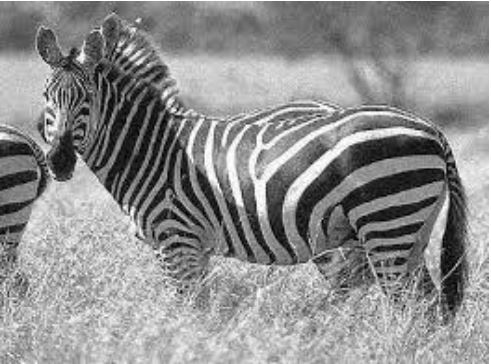
#> input picture Programa 2/Cebra.jpg, 491 x 364 px
$ python programa2.py
#> lines starting #> are read from the running program, lines starting #| are printed output that depends on the picture; after the words box and inside, x2 and y2 are one past the last pixel; in counts of white or black regions, pixels touching at a corner belong together
import cv2
from cv2 import data
import numpy as np
from PIL import Image

src = cv2.imread('Cebra.jpg')
#> src is the input picture: shape (364, 491, 3); min 0, max 255, mean 142.1
src = cv2.fastNlMeansDenoisingColored(src, None, 10,10,7,21)
gray = cv2.cvtColor(src, cv2.COLOR_BGR2GRAY)
gray = cv2.GaussianBlur(gray,(7,7),3)
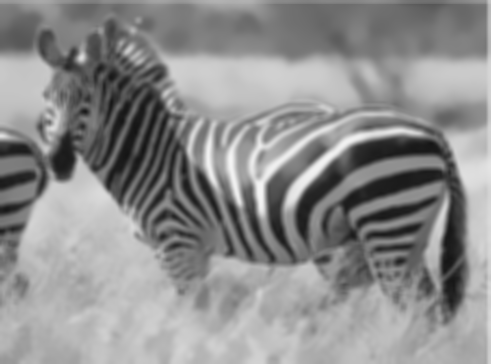
#> gray: shape (364, 491); min 20, max 244, mean 141.4

t, dst = cv2.threshold(gray, 0, 255, cv2.THRESH_BINARY | cv2.THRESH_TRIANGLE)
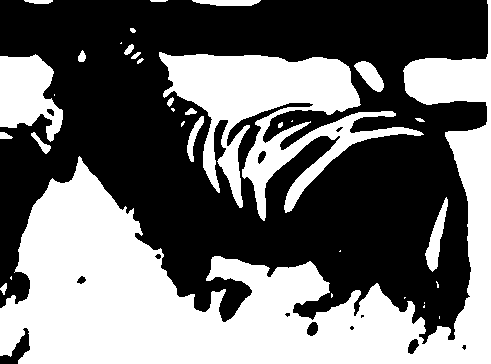
#> dst: shape (364, 491); 43.4% white; 34 white regions (13 under 20 px)
#> t = 160
contours, _ = cv2.findContours(dst, cv2.RETR_TREE, cv2.CHAIN_APPROX_SIMPLE)
#> contours = 45 contours, 20 with area under 20; largest, box (x1, y1, x2, y2) and area: (0, 0, 491, 364) 53712, (159, 52, 424, 221) 15869, (0, 54, 63, 142) 3514, (425, 197, 448, 272) 604, (354, 61, 384, 92) 456


cv2.drawContours(src, contours, -1, (0,255,255), 2, cv2.LINE_AA)
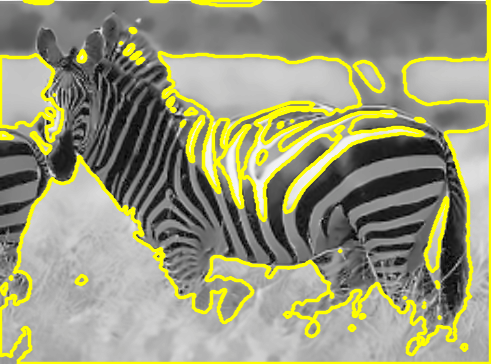
#> src: shape (364, 491, 3); mean B, G, R 121.7, 151.2, 151.2

for c in contours:
    area = cv2.contourArea(c)
    if area > 1000 and area < 10000:
        cv2.drawContours(src, [c], 0, (0,255,255), 2, cv2.LINE_AA)
#> this loop made 45 passes
#> area on passes 6, 10, 11, 12, 17, 18, 20, 22, 24, 25, 26, 27: 35, 604.5, 114.5, 51, 233, 39.5, 30.5, 455.5, 3514.5, 44, 15869, 80
#> src: shape (364, 491, 3); 0.33% of pixels changed, all inside (x1, y1, x2, y2) = (0, 53, 65, 144)

im = Image.open('Cebra.jpg')
data = np.array(im)

r1, g1, b1 = 0, 0, 0
r2, g2, b2 = 223, 66, 244

red, green, blue = data[:,:,0], data[:,:,1], data[:,:,2]
mask = (red <= r1+50) & (green <= g1+50) & (blue <= b1+50)
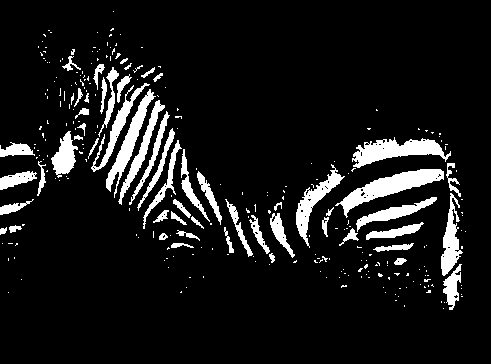
#> mask: shape (364, 491) bool; 9.6% white; 283 white regions (226 under 20 px), largest, box (x1, y1, x2, y2) and area: (335, 169, 444, 218) 1659, (352, 137, 451, 168) 1457, (106, 89, 156, 198) 1104
data[:,:,:3][mask] = [r2, g2, b2]
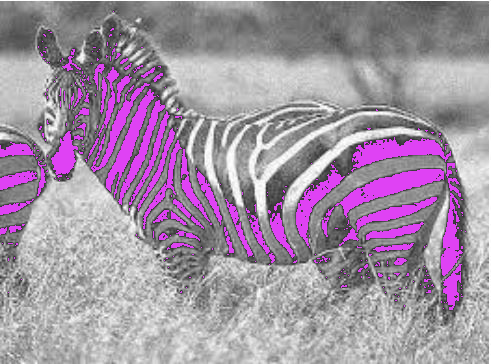
#> data: shape (364, 491, 3); 9.58% of pixels changed, all inside (x1, y1, x2, y2) = (0, 11, 466, 310)
im = Image.fromarray(data)
im.save('CebraMorada.jpg')

edges = cv2.Canny(src,100,200,apertureSize = 3)
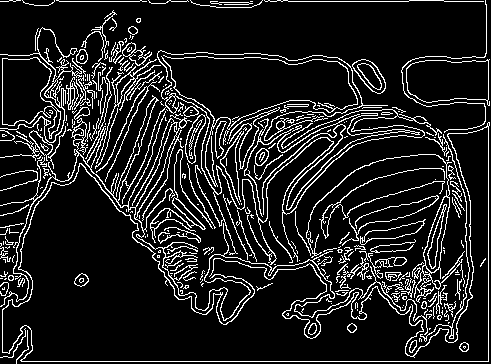
#> edges: shape (364, 491); 12.6% white in thin lines or dots
# minLineLength = 50
# maxLineGap = 5
lines = cv2.HoughLinesP(edges,1,np.pi/100,95,minLineLength=48,maxLineGap=5)
#> lines = 35 rows, first 6: [16, 361, 488, 361], [261, 1, 408, 1], [488, 360, 488, 122], [163, 76, 239, 152], [2, 357, 2, 305], [386, 272, 459, 318]
for x in range(0, len(lines)):
    for x1,y1,x2,y2 in lines[x]:
        cv2.line(src,(x1,y1),(x2,y2),(255,255,255),1)
#> this loop made 35 passes
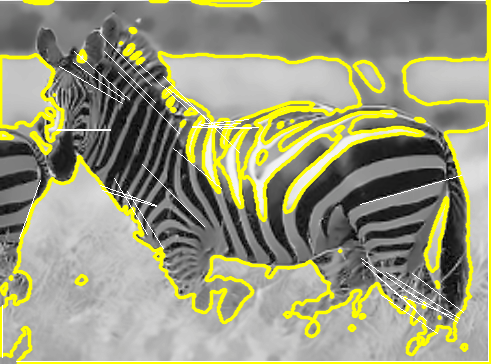
#> src: shape (364, 491, 3); mean B, G, R 123.8, 152.8, 152.8

print("Lineas de la cebra:" +str(len(lines)))
#| Lineas de la cebra:35
cv2.imshow('Contorno', src)
cv2.imshow('Rayas', data)
cv2.waitKey(0)
